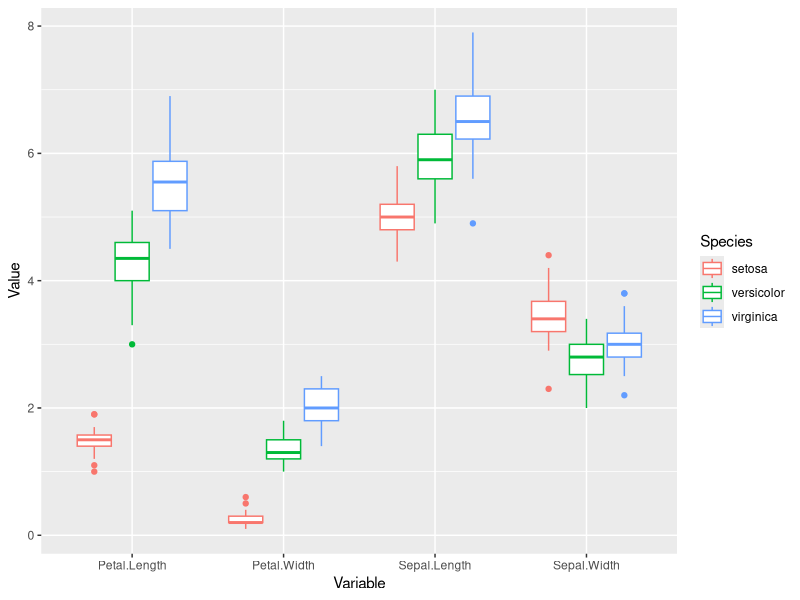
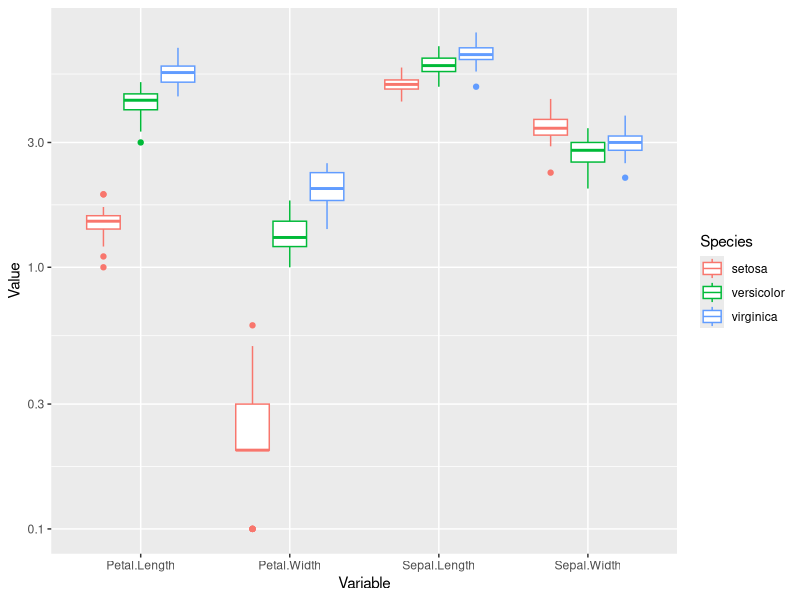
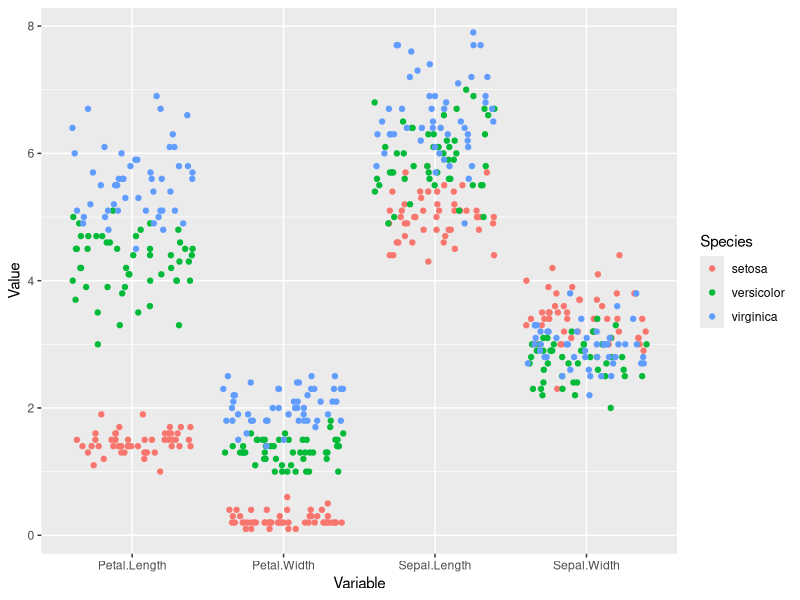
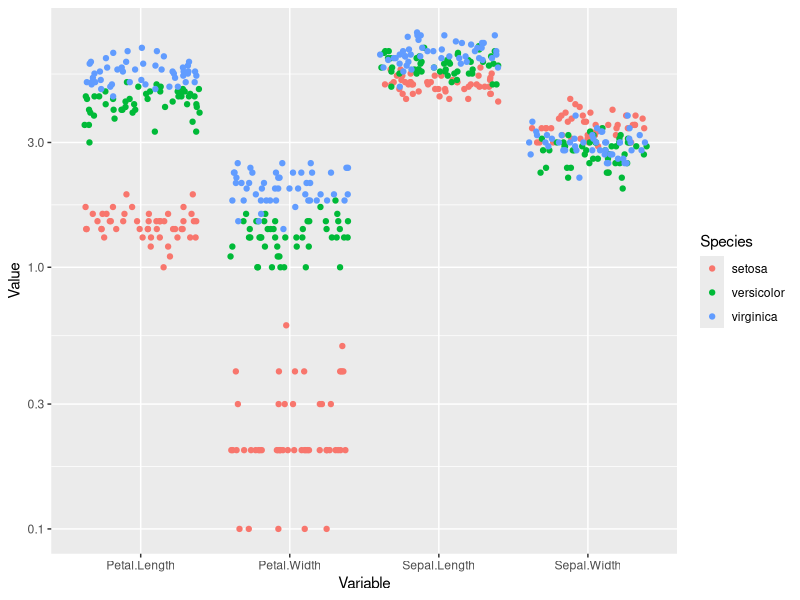
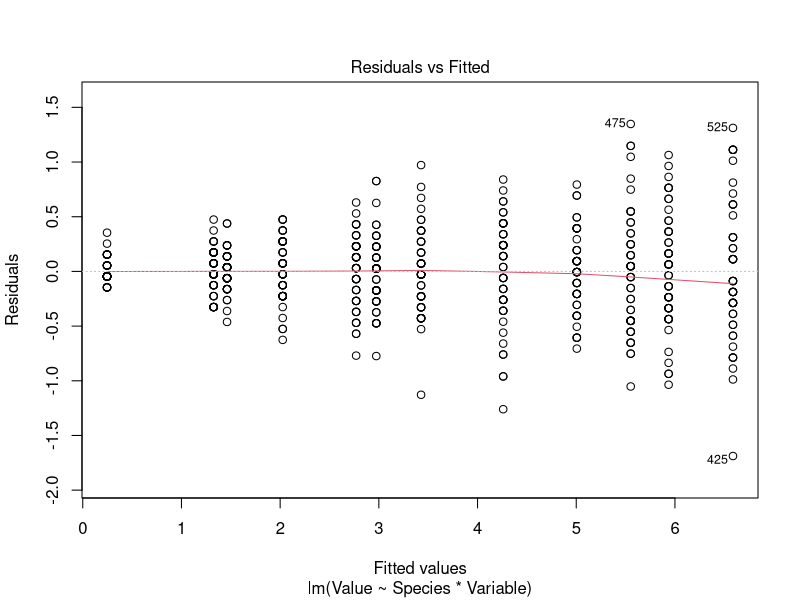
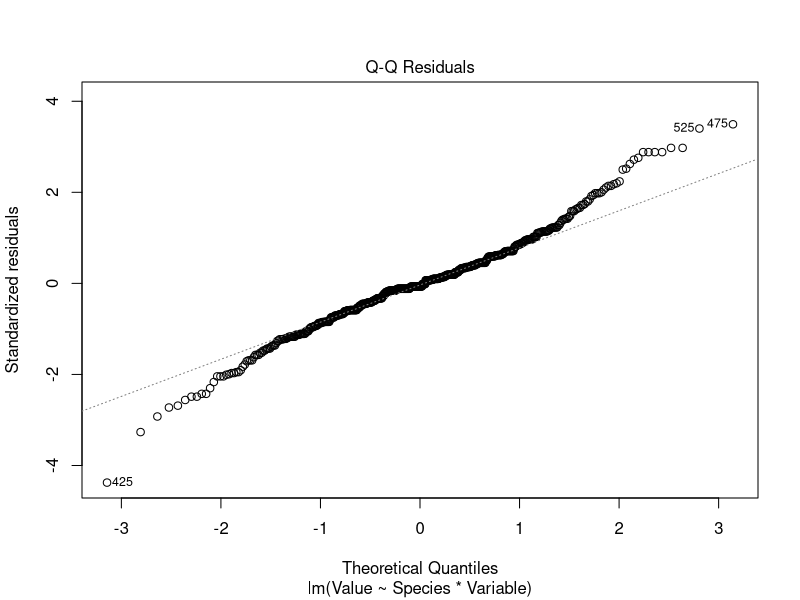
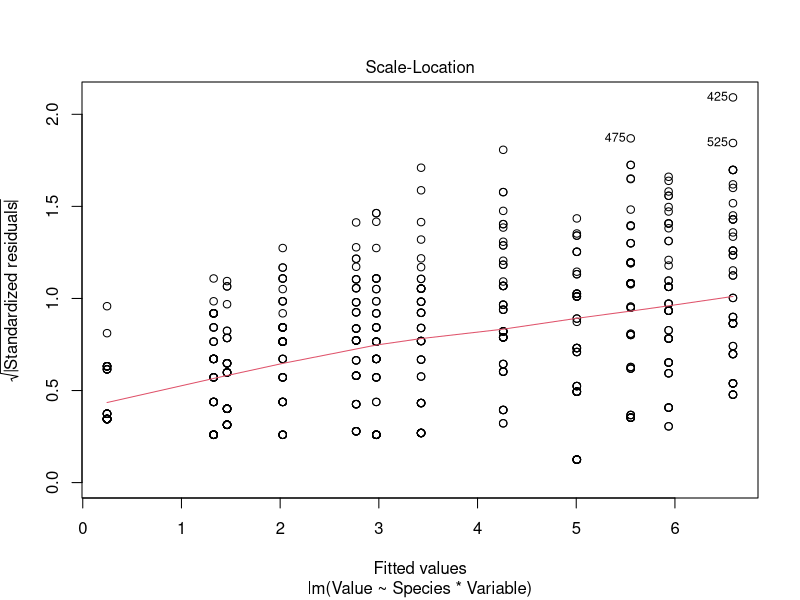
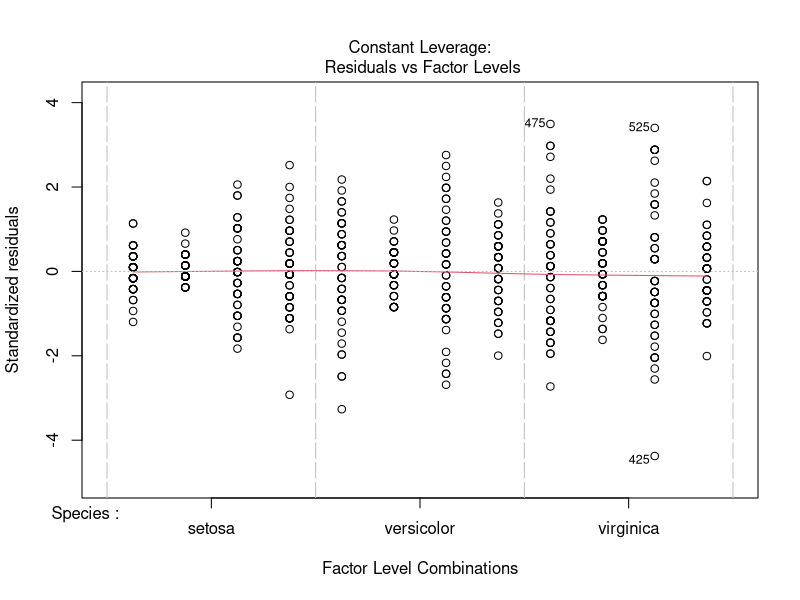

These charts were generated, in order, by the following R code:
## ---- chunk 1
#| label: init
#| message: false
library('tidyverse')
## ---- chunk 2
#| label: data_preparation
iris_long <- iris |> 
  pivot_longer(cols = -Species, 
               names_to = 'Variable', 
               values_to = 'Value')
## ---- chunk 3
#| label: iris_plots
iris_long |> 
  ggplot(aes(Variable, Value, color = Species)) + 
  geom_boxplot()

last_plot() + scale_y_log10() 

iris_long |> 
  ggplot(aes(Variable, Value, color = Species)) + 
  geom_jitter(height = 0)

last_plot() + scale_y_log10() 
## ---- chunk 4
#| label: iris_models
fitted_model <- 
  lm(Value ~ Species * Variable, 
     data = iris_long)
anova(fitted_model)
plot(fitted_model)

fitted_model <- 
  lm(log(Value) ~ Species * Variable, 
     data = iris_long)
anova(fitted_model)
plot(fitted_model)
